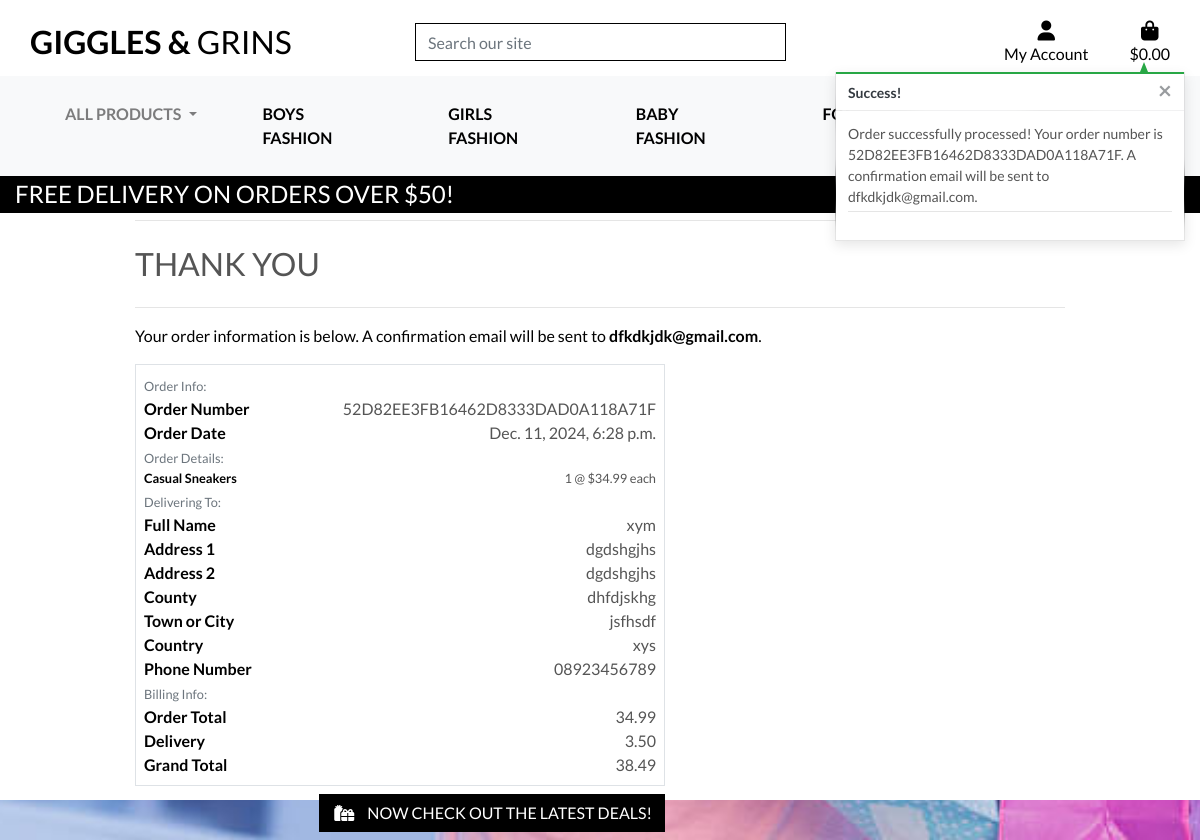
Page /checkout/checkout_success/52D82EE3FB16462D8333DAD0A118A71F on the committed database.
### checkout/models.py (models this page shows, shortened)
class Order(models.Model):
    order_number = models.CharField(max_length=32, null=False, editable=False)
    user_profile = models.ForeignKey(UserProfile, on_delete=models.SET_NULL,
                                     null=True, blank=True, related_name='orders')
    full_name = models.CharField(max_length=50, null=False, blank=False)
    email = models.EmailField(max_length=254, null=False, blank=False)
    phone_number = models.CharField(max_length=20, null=False, blank=False)
    country = CountryField(blank_label='(Select country)', null=False, blank=False)
    postcode = models.CharField(max_length=20, null=True, blank=True)
    town_or_city = models.CharField(max_length=40, null=False, blank=False)
    street_address1 = models.CharField(max_length=80, null=False, blank=False)
    street_address2 = models.CharField(max_length=80, null=True, blank=True)
    county = models.CharField(max_length=80, null=True, blank=True)
    date = models.DateTimeField(auto_now_add=True)
    delivery_cost = models.DecimalField(max_digits=6, decimal_places=2, null=False, default=0)
    order_total = models.DecimalField(max_digits=10, decimal_places=2, null=False, default=0)
    grand_total = models.DecimalField(max_digits=10, decimal_places=2, null=False, default=0)
    original_bag = models.TextField(null=False, blank=False, default='')
    stripe_pid = models.CharField(max_length=254, null=False, blank=False, default='')

class OrderLineItem(models.Model):
    order = models.ForeignKey(Order, null=False, blank=False, on_delete=models.CASCADE, related_name='lineitems')
    product = models.ForeignKey(Product, null=False, blank=False, on_delete=models.CASCADE)
    product_size = models.CharField(max_length=2, null=True, blank=True)
    quantity = models.IntegerField(null=False, blank=False, default=0)
    lineitem_total = models.DecimalField(max_digits=6, decimal_places=2, null=False, blank=False, editable=False)

### products/models.py (models this page shows, shortened)
class Product(models.Model):
    category = models.ForeignKey('Category', null=True, blank=True, on_delete=models.SET_NULL)
    subcategory = models.ForeignKey('Subcategory', null=True, blank=True, on_delete=models.SET_NULL, related_name="products")
    sku = models.CharField(max_length=254, null=True, blank=True)
    name = models.CharField(max_length=254)
    description = models.TextField()
    has_sizes = models.BooleanField(default=False, null=True, blank=True)
    price = models.DecimalField(max_digits=6, decimal_places=2)
    rating = models.DecimalField(max_digits=6, decimal_places=2, null=True, blank=True)
    image_url = models.URLField(max_length=1024, null=True, blank=True)
    image = models.ImageField(upload_to='product_images/', blank=True, null=True)
    has_sizes = models.BooleanField(default=True)

### checkout/views.py (the view, shortened to what this page needs)
# urls.py: path('checkout_success/<order_number>', views.checkout_success, name='checkout_success'),
def checkout_success(request, order_number):
    save_info = request.session.get('save_info')
    order = get_object_or_404(Order, order_number=order_number)
    messages.success(request, f'Order successfully processed! \
        Your order number is {order_number}. A confirmation \
        email will be sent to {order.email}.')
    if 'bag' in request.session:
        del request.session['bag']
    template = 'checkout/checkout_success.html'
    context = {
        'order': order,
    }
    return render(request, template, context)

### bag/contexts.py (called while the page is built, shortened)
def bag_contents(request):
    bag_items = []
    total = 0
    product_count = 0
    bag = request.session.get('bag', {})
    if total < settings.FREE_DELIVERY_THRESHOLD:
        delivery = total * Decimal(settings.STANDARD_DELIVERY_PERCENTAGE / 100)
        free_delivery_delta = settings.FREE_DELIVERY_THRESHOLD - total
    else:
        delivery = 0
        free_delivery_delta = 0
    grand_total = delivery + total
    context = {
        'bag_items': bag_items,
        'total': total,
        'product_count': product_count,
        'delivery': delivery,
        'free_delivery_delta': free_delivery_delta,
        'free_delivery_threshold': settings.FREE_DELIVERY_THRESHOLD,
        'grand_total': grand_total,
    }
    return context

### products/context_processors.py (called while the page is built)
def categories_with_subcategories(request):
    categories = Category.objects.prefetch_related("subcategories").all()
    return {"categories_with_subcategories": categories}

### checkout/templates/checkout/checkout_success.html (shortened to what this page needs)
{% extends "base.html" %}
{% load static %}
{% block extra_css %}
    <link rel="stylesheet" href="{% static 'checkout/css/checkout.css' %}">
{% endblock %}
{% block page_header %}
    <div class="container header-container">
    </div>
{% endblock %}
{% block content %}
    <div class="overlay"></div>
    <div class="container">
        <div class="row">
            <div class="col">
                <hr>
                <h2 class="logo-font mb-4">Thank You</h2>
                <hr>
                <p class="text-black">Your order information is below. A confirmation email will be sent to <strong>{{ order.email }}</strong>.</p>
            </div>
        </div>
        <div class="row">
            <div class="col-12 col-lg-7">
                <div class="order-confirmation-wrapper p-2 border">
                    <div class="row">
                        <div class="col">
                            <small class="text-muted">Order Info:</small>
                        </div>
                    </div>
                    <div class="row">
                        <div class="col-12 col-md-4">
                            <p class="mb-0 text-black font-weight-bold">Order Number</p>
                        </div>
                        <div class="col-12 col-md-8 text-md-right">
                            <p class="mb-0">{{ order.order_number }}</p>
                        </div>
                    </div>
                    <div class="row">
                        <div class="col-12 col-md-4">
                            <p class="mb-0 text-black font-weight-bold">Order Date</p>
                        </div>
                        <div class="col-12 col-md-8 text-md-right">
                            <p class="mb-0">{{ order.date }}</p>
                        </div>
                    </div>
                    <div class="row">
                        <div class="col">
                            <small class="text-muted">Order Details:</small>
                        </div>
                    </div>
                    {% for item in order.lineitems.all %}
                    <div class="row">
                        <div class="col-12 col-md-4">
                            <p class="small mb-0 text-black font-weight-bold">
                                {{ item.product.name }}{% if item.product_size %} - Size {{ item.product.size|upper }}{% endif %}
                            </p>
                        </div>
                        <div class="col-12 col-md-8 text-md-right">
                            <p class="small mb-0">{{ item.quantity }} @ ${{ item.product.price }} each</p>
                        </div>
                    </div>
                    {% endfor %}
                    <div class="row">
                        <div class="col">
                            <small class="text-muted">Delivering To:</small>
                        </div>
                    </div>
                    <div class="row">
                        <div class="col-12 col-md-4">
                            <p class="mb-0 text-black font-weight-bold">Full Name</p>
                        </div>
                        <div class="col-12 col-md-8 text-md-right">
                            <p class="mb-0">{{ order.full_name }}</p>
                        </div>
                    </div>
                    <div class="row">
                        <div class="col-12 col-md-4">
                            <p class="mb-0 text-black font-weight-bold">Address 1</p>
                        </div>
                        <div class="col-12 col-md-8 text-md-right">
                            <p class="mb-0">{{ order.street_address1 }}</p>
                        </div>
                    </div>
                    {% if order.street_address2 %}
                    <div class="row">
                        <div class="col-12 col-md-4">
                            <p class="mb-0 text-black font-weight-bold">Address 2</p>
                        </div>
                        <div class="col-12 col-md-8 text-md-right">
                            <p class="mb-0">{{ order.street_address1 }}</p>
                        </div>
                    </div>
                    {% endif %}
                    {% if order.county %}
                    <div class="row">
                        <div class="col-12 col-md-4">
                            <p class="mb-0 text-black font-weight-bold">County</p>
                        </div>
                        <div class="col-12 col-md-8 text-md-right">
                            <p class="mb-0">{{ order.county }}</p>
                        </div>
                    </div>
                    {% endif %}
                    <div class="row">
                        <div class="col-12 col-md-4">
                            <p class="mb-0 text-black font-weight-bold">Town or City</p>
                        </div>
                        <div class="col-12 col-md-8 text-md-right">
                            <p class="mb-0">{{ order.town_or_city }}</p>
                        </div>
                    </div>
                    <div class="row">
                        <div class="col-12 col-md-4">
                            <p class="mb-0 text-black font-weight-bold">Country</p>
                        </div>
                        <div class="col-12 col-md-8 text-md-right">
                            <p class="mb-0">{{ order.country }}</p>
                        </div>
                    </div>
                    <div class="row">
                        <div class="col-12 col-md-4">
                            <p class="mb-0 text-black font-weight-bold">Phone Number</p>
                        </div>
                        <div class="col-12 col-md-8 text-md-right">
                            <p class="mb-0">{{ order.phone_number }}</p>
                        </div>
                    </div>
                    <div class="row">
                        <div class="col">
                            <small class="text-muted">Billing Info:</small>
                        </div>
                    </div>
                    <div class="row">
                        <div class="col-12 col-md-4">
                            <p class="mb-0 text-black font-weight-bold">Order Total</p>
                        </div>
                        <div class="col-12 col-md-8 text-md-right">
                            <p class="mb-0">{{ order.order_total }}</p>
                        </div>
                    </div>
                    <div class="row">
                        <div class="col-12 col-md-4">
                            <p class="mb-0 text-black font-weight-bold">Delivery</p>
                        </div>
                        <div class="col-12 col-md-8 text-md-right">
                            <p class="mb-0">{{ order.delivery_cost }}</p>
                        </div>
                    </div>
                    <div class="row">
                        <div class="col-12 col-md-4">
                            <p class="mb-0 text-black font-weight-bold">Grand Total</p>
                        </div>
                        <div class="col-12 col-md-8 text-md-right">
                            <p class="mb-0">{{ order.grand_total }}</p>
                        </div>
                    </div>
                </div>
            </div>
        </div>
        <div class="row">
			<div class="col-12 col-lg-7 text-right">
                {% if from_profile %}
                <a href="{% url 'profile' %}" class="btn btn-black rounded-0 my-2">
                    <span class="icon mr-2">
                        <i class="fas fa-angle-left"></i>
                    </span>
                    <span class="text-uppercase">Back to Profile</span>
                </a>
            {% else %}
                <a href="{% url 'products' %}?category=new_arrivals,deals,clearance" class="btn btn-black rounded-0 my-2">
                    <span class="icon mr-2">
                        <i class="fas fa-gifts"></i>
                    </span>
					<span class="text-uppercase">Now check out the latest deals!</span>
				</a>
            {% endif %}
			</div>
		</div>
    </div>
{% endblock %}

### static/css/base.css (style rules this page uses)
html { height: 100%; margin: 0; padding: 0; }
body { background: url('/media/bckground_img.jpg') no-repeat center center fixed; background-size: cover; background-color: #ADD8E6; color: #555; font-family: 'Lato'; height: 100vh; }
.container { margin-top: 20px; }
.icon { align-items: center; display: inline-flex; justify-content: center; height: 1.5rem; width: 1.5rem; }
.logo-font { text-transform: uppercase; text-align: left; }
h2.logo-font { margin-top:1.5rem ; }
.btn-black { background: black; color: white; }
.text-black { color: #000 !important; }
.overlay { height: 100%; width: 100%; top: 0; left: 0; position: fixed; background: white; z-index: -1; height: 100vh; width: 100vw; }
@media (min-width: 1200px) { .container { max-width: 80%; } }
@media (min-width: 992px) { .header-container { padding-top: 164px; } }

### rows in the picture
Order: email "dfkdkjdk@gmail.com", order_number "52D82EE3FB16462D8333DAD0A118A71F", date "Dec. 11, 2024, 6:28 p.m.", full_name "xym", street_address1 "dgdshgjhs", county "dhfdjskhg", town_or_city "jsfhsdf", country "xys", phone_number "08923456789", order_total "34.99", delivery_cost "3.50", grand_total "38.49"
OrderLineItem: product.name "Casual Sneakers", quantity "1", product.price "34.99"

### other values in the picture
{{ free_delivery_threshold }} "50"
{{ message }} "Order successfully processed! Your order number is 52D82EE3FB16462D8333DAD0A118A71F. A confirmation email will be sent to dfkdkjdk@gmail.com."
